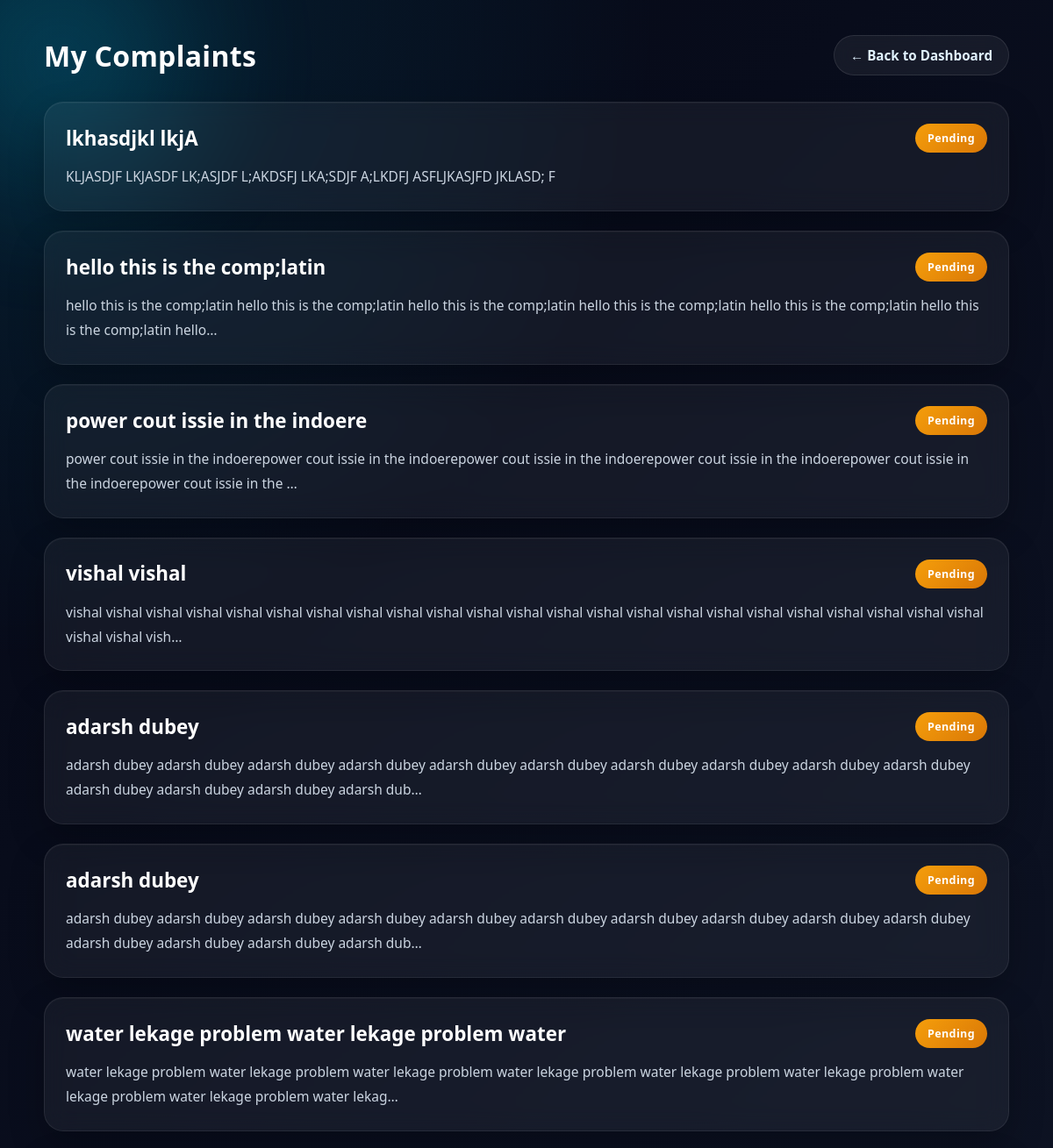
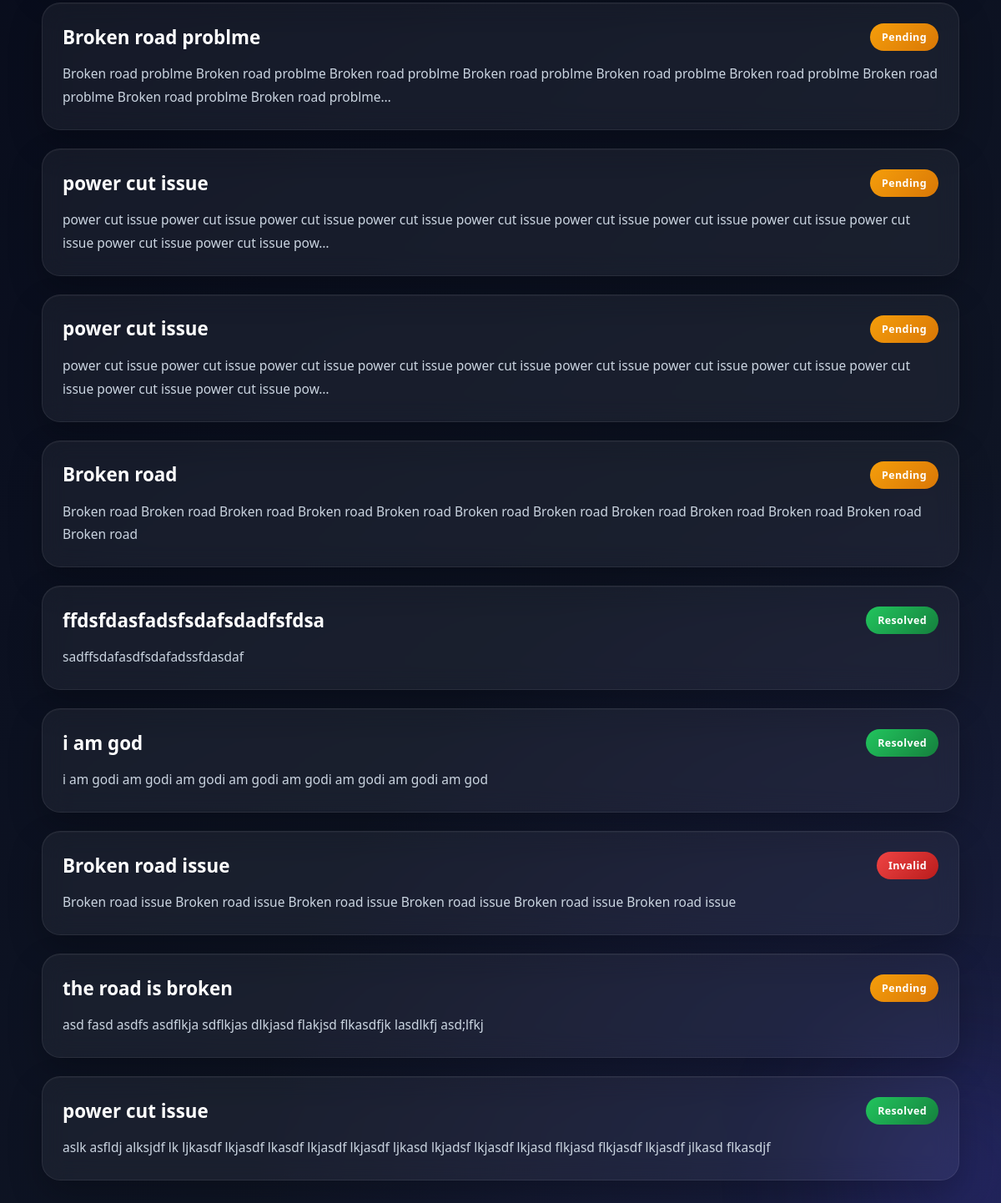
The page /complaint/my-complaints/ (signed in) on the database its author committed (2 pictures, top to bottom).
### COMPLAINT/models.py (models this page shows, shortened)
class Complaint(models.Model):
    STATUS_CHOICES = [
        ('pending', 'Pending'),
        ('resolved', 'Resolved'),
        ('in_progress', 'In Progress'),
        ('invalid', 'Invalid'),
    ]
    PRIORITY_CHOICES = [
        ('low', 'Low'),
        ('medium', 'Medium'),
        ('high', 'High'),
    ]
    user = models.ForeignKey(
        'ACCOUNT.UserModel',
        related_name='complaints',
        on_delete=models.CASCADE
    )
    assigned_officer = models.ForeignKey(
        'ACCOUNT.Officer',
        on_delete=models.SET_NULL,
        null=True,
        blank=True,
        related_name='assigned_complaints'
    )
    category = models.ForeignKey(
        'DEPARTMENT.Category',
        on_delete=models.PROTECT,
        related_name='complaints'
    )
    title = models.CharField(max_length=100)
    description = models.TextField()
    location_address = models.CharField(max_length=100)
    latitude = models.FloatField()
    longitude = models.FloatField()
    status = models.CharField(
        max_length=20,
        choices=STATUS_CHOICES,
        default='pending'
    )
    priority = models.CharField(
        max_length=10,
        choices=PRIORITY_CHOICES,
        default='medium'
    )
    created_at = models.DateTimeField(auto_now_add=True)
    updated_at = models.DateTimeField(auto_now=True)

### COMPLAINT/views.py (the view)
# urls.py: path("my-complaints/", views.my_complaints, name="my_complaints"),
@login_required(login_url='login')
def my_complaints(request):
    if request.user.role != "citizen":
        return redirect("officer_login")
    complaints = Complaint.objects.filter(
        user=request.user
    ).select_related("category").prefetch_related("media_files").order_by("-created_at")
    return render(
        request,
        "complaint/my_complaints.html",
        {
            "complaints": complaints
        }
    )

### templates/complaint/my_complaints.html (shortened to what this page needs)
<!DOCTYPE html>
{% load static %}
<html lang="en">
<head>
<link rel="stylesheet" href="{% static 'complaint/css/my_complaints.css' %}?{% now 'U' %}">
</head>
<body>
<div class="container">
    <div class="top-bar">
        <h2>My Complaints</h2>
        <a href="{% url 'home' %}" class="back-btn">← Back to Dashboard</a>
    </div>
    {% if complaints %}
        <div class="complaint-list">
            {% for complaint in complaints %}
                <a href="{% url 'complaint_detail' complaint.id %}" class="card-link">
                    <div class="complaint-card">
                        <div class="card-header">
                            <h3>{{ complaint.title }}</h3>
                            <span class="status status-{{ complaint.status }}">
                                {{ complaint.get_status_display }}
                            </span>
                        </div>
                        <p class="description">
                            {{ complaint.description|truncatechars:180 }}
                        </p>
                    </div>
                </a>
            {% endfor %}
        </div>
    {% else %}
        <div class="empty-box">
            <h3>No complaints found</h3>
            <p>You have not submitted any complaints yet.</p>
            <a href="{% url 'create_complaint' %}" class="create-btn">Create Complaint</a>
        </div>
    {% endif %}
</div>
</body>
</html>

### static/complaint/css/my_complaints.css (style rules this page uses)
* { margin: 0; padding: 0; box-sizing: border-box; }
html { scroll-behavior: smooth; }
body { min-height: 100vh; padding: 40px 20px; font-family: 'Poppins', 'Segoe UI', Tahoma, Geneva, Verdana, sans-serif; background: radial-gradient(circle at top left, rgba(0, 212, 255, 0.12), transparent 25%), radial-gradient(circle at bottom right, rgba(79, 70, 229, 0.16), transparent 30%), linear-gradient(135deg, #050816 0%, #0b1020 50%, #111827 100%); color: #f8fafc; overflow-x: hidden; }
body::before, body::after { content: ""; position: fixed; width: 260px; height: 260px; border-radius: 50%; filter: blur(90px); z-index: -1; opacity: 0.22; }
body::before { top: -60px; left: -60px; background: #00d4ff; }
body::after { bottom: -80px; right: -80px; background: #4f46e5; }
.container { max-width: 1100px; margin: 0 auto; }
.top-bar { display: flex; justify-content: space-between; align-items: center; gap: 20px; margin-bottom: 30px; }
.top-bar h2 { font-size: 2rem; font-weight: 700; color: #ffffff; letter-spacing: 0.3px; }
.back-btn { text-decoration: none; padding: 12px 18px; border-radius: 999px; font-weight: 600; font-size: 0.95rem; color: #e0f2fe; background: rgba(255, 255, 255, 0.06); border: 1px solid rgba(255, 255, 255, 0.1); backdrop-filter: blur(10px); transition: all 0.3s ease; }
.complaint-list { display: flex; flex-direction: column; gap: 22px; }
.card-link { text-decoration: none; color: inherit; display: block; }
.complaint-card { padding: 24px; border-radius: 22px; background: rgba(255, 255, 255, 0.05); border: 1px solid rgba(255, 255, 255, 0.08); backdrop-filter: blur(14px); -webkit-backdrop-filter: blur(14px); box-shadow: 0 16px 40px rgba(0, 0, 0, 0.24), inset 0 1px 0 rgba(255, 255, 255, 0.04); transition: transform 0.3s ease, box-shadow 0.3s ease, border-color 0.3s ease; cursor: pointer; }
.card-header { display: flex; justify-content: space-between; align-items: center; gap: 16px; margin-bottom: 14px; flex-wrap: wrap; }
.card-header h3 { color: #ffffff; font-size: 1.4rem; font-weight: 600; line-height: 1.4; }
.status { padding: 8px 14px; border-radius: 999px; font-size: 0.78rem; font-weight: 700; color: white; text-transform: capitalize; letter-spacing: 0.4px; white-space: nowrap; }
.status-pending { background: linear-gradient(135deg, #f59e0b, #d97706); }
.status-resolved { background: linear-gradient(135deg, #22c55e, #15803d); }
.status-invalid { background: linear-gradient(135deg, #ef4444, #b91c1c); }
.description { color: #cbd5e1; line-height: 1.8; font-size: 0.97rem; }

### rows shown on the page
Complaint: title "lkhasdjkl lkjA", status "Pending", description "KLJASDJF LKJASDF LK;ASJDF L;AKDSFJ LKA;SDJF A;LKDFJ ASFLJKASJFD JKLASD; F"
Complaint: title "hello this is the comp;latin", status "Pending", description "hello this is the comp;latin hello this is the comp;latin hello this is the comp;latin hello this is the comp;latin hello this is the comp;latin hello this is the comp;latin hello…"
Complaint: title "power cout issie in the indoere", status "Pending", description "power cout issie in the indoerepower cout issie in the indoerepower cout issie in the indoerepower cout issie in the indoerepower cout issie in the indoerepower cout issie in the …"
Complaint: title "vishal vishal", status "Pending", description "vishal vishal vishal vishal vishal vishal vishal vishal vishal vishal vishal vishal vishal vishal vishal vishal vishal vishal vishal vishal vishal vishal vishal vishal vishal vish…"
Complaint: title "adarsh dubey", status "Pending", description "adarsh dubey adarsh dubey adarsh dubey adarsh dubey adarsh dubey adarsh dubey adarsh dubey adarsh dubey adarsh dubey adarsh dubey adarsh dubey adarsh dubey adarsh dubey adarsh dub…"
Complaint: title "adarsh dubey", status "Pending", description "adarsh dubey adarsh dubey adarsh dubey adarsh dubey adarsh dubey adarsh dubey adarsh dubey adarsh dubey adarsh dubey adarsh dubey adarsh dubey adarsh dubey adarsh dubey adarsh dub…"
Complaint: title "water lekage problem water lekage problem water", status "Pending", description "water lekage problem water lekage problem water lekage problem water lekage problem water lekage problem water lekage problem water lekage problem water lekage problem water lekag…"
Complaint: title "Broken road problme", status "Pending", description "Broken road problme Broken road problme Broken road problme Broken road problme Broken road problme Broken road problme Broken road problme Broken road problme Broken road problme…"
Complaint: title "power cut issue", status "Pending", description "power cut issue power cut issue power cut issue power cut issue power cut issue power cut issue power cut issue power cut issue power cut issue power cut issue power cut issue pow…"
Complaint: title "power cut issue", status "Pending", description "power cut issue power cut issue power cut issue power cut issue power cut issue power cut issue power cut issue power cut issue power cut issue power cut issue power cut issue pow…"
Complaint: title "Broken road", status "Pending", description "Broken road Broken road Broken road Broken road Broken road Broken road Broken road Broken road Broken road Broken road Broken road Broken road"
Complaint: title "ffdsfdasfadsfsdafsdadfsfdsa", status "Resolved", description "sadffsdafasdfsdafadssfdasdaf"
Complaint: title "i am god", status "Resolved", description "i am godi am godi am godi am godi am godi am godi am godi am god"
Complaint: title "Broken road issue", status "Invalid", description "Broken road issue Broken road issue Broken road issue Broken road issue Broken road issue Broken road issue"
Complaint: title "the road is broken", status "Pending", description "asd fasd asdfs asdflkja sdflkjas dlkjasd flakjsd flkasdfjk lasdlkfj asd;lfkj"
Complaint: title "power cut issue", status "Resolved", description "aslk asfldj alksjdf lk ljkasdf lkjasdf lkasdf lkjasdf lkjasdf ljkasd lkjadsf lkjasdf lkjasd flkjasd flkjasdf lkjasdf jlkasd flkasdjf"
